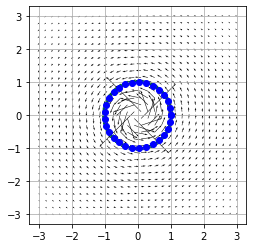

Source code (Python):
# ==========================================================
#   CÁLCULO DE LA CIRCULACIÓN (Γ) 
# ==========================================================
# Este script calcula la circulación de un campo de vórtice
# ==========================================================

import numpy as np
import matplotlib.pyplot as plt 
from math import pi 
from scipy.interpolate import RectBivariateSpline   # (aunque aquí no se usa directamente)

# --------------------------------------------
# Definición de la malla de puntos del dominio
# --------------------------------------------
n = 30                   # Número de puntos por eje en la grilla
maxv = 3                 # Límite máximo del dominio
minv = -3                # Límite mínimo del dominio

X = np.linspace(minv, maxv, n)   # Coordenadas X del dominio
Y = np.linspace(minv, maxv, n)   # Coordenadas Y del dominio
x, y = np.meshgrid(X, Y)         # Malla bidimensional (X,Y)

# --------------------------------------------
# Definición del cilindro
# --------------------------------------------
nc = 30                   # Número de puntos sobre la circunferencia
r = 1                     # Radio del cilindro

theta = np.linspace(0, 2*pi, nc)   # Ángulo polar (0 a 2π)
dtheta = theta[1] - theta[0]       # Incremento angular (Δθ)
xc = r * np.cos(theta)             # Coordenadas X de la circunferencia
yc = r * np.sin(theta)             # Coordenadas Y de la circunferencia

# --------------------------------------------
# Campo de velocidades inducido por circulación
# --------------------------------------------
Gam = -2.0                        # Circulación impuesta (valor negativo)
vx = np.zeros((n,n))              # Componente de velocidad en X
vy = np.zeros((n,n))              # Componente de velocidad en Y

# Cálculo de la velocidad inducida en cada punto (xi, yi)
for i in range(n):
  xi = X[i]
  for j in range(n):
    yi = Y[j]
    rxy = xi**2 + yi**2           # Radio cuadrado desde el origen
    fact = 2*pi*rxy               # Factor común para evitar repetición
    vx[j,i] = (Gam*yi)/fact       # Componente x de la velocidad inducida
    vy[j,i] = -(Gam*xi)/fact      # Componente y de la velocidad inducida

# --------------------------------------------
# Velocidad sobre el contorno
# --------------------------------------------
fact = 2*pi*r**2
vfxc = (Gam*yc)/fact              # Componente tangencial en X sobre el cilindro
vfyc = -(Gam*xc)/fact             # Componente tangencial en Y sobre el cilindro

# Derivadas del contorno para integración (dx, dy)
dxc = -r * np.sin(theta) * dtheta
dyc =  r * np.cos(theta) * dtheta

# --------------------------------------------
# Integración de la circulación (método trapecio)
# --------------------------------------------
int1 = np.trapz(vfxc, xc)
int2 = np.trapz(vfyc, yc)
Gamma = -(int1 + int2)            # Circulación total calculada

# --------------------------------------------
# Integración aproximada por sumatoria discreta
# --------------------------------------------
intap1 = 0.0
intap2 = 0.0

for i in range(nc):
  intap1 += vfxc[i] * dxc[i]
  intap2 += vfyc[i] * dyc[i]
Gammap = -(intap1 + intap2)       # Circulación aproximada

# --------------------------------------------
# Resultados en consola
# --------------------------------------------
print('gamma = ', Gamma)          # Resultado usando trapecio
print('Gammap = ', Gammap)        # Resultado usando sumatoria
print('Gammat = ', 2*pi)          # Valor teórico (para comparación)

# --------------------------------------------
# Visualización del campo de velocidades
# --------------------------------------------
Fig = plt.figure(0)
ax = plt.axes()
# ax.scatter(x,y, c='red', marker='o', s=4**2)   
ax.quiver(x, y, vx, vy, color='black')           # Vectores del campo total
plt.plot(xc, yc, 'bo')                           # Contorno del cilindro
ax.quiver(xc, yc, vfxc, vfyc, color='blue')      # Vectores tangenciales en el contorno
ax.quiver(xc, yc, dxc, dyc, color='green')       # Vectores diferenciales (dx, dy)
plt.grid()
plt.gca().set_aspect('equal', 'box')
plt.show()                                       # Mostrar figura
